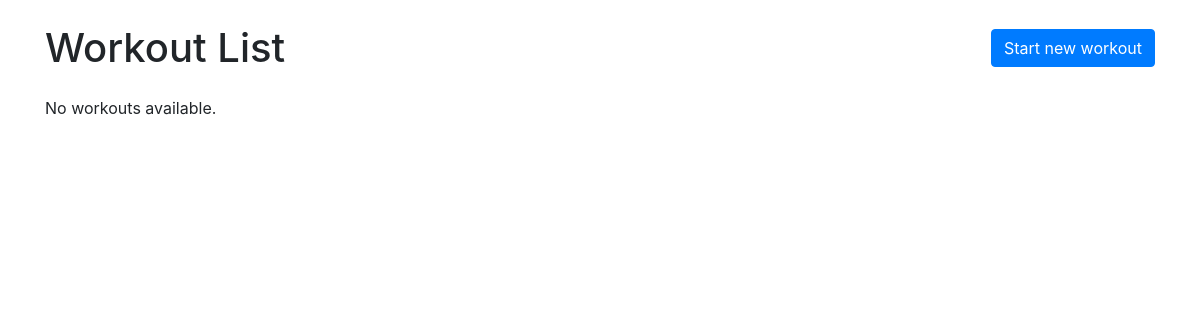
Before: /gym/workouts/ with the older database file.
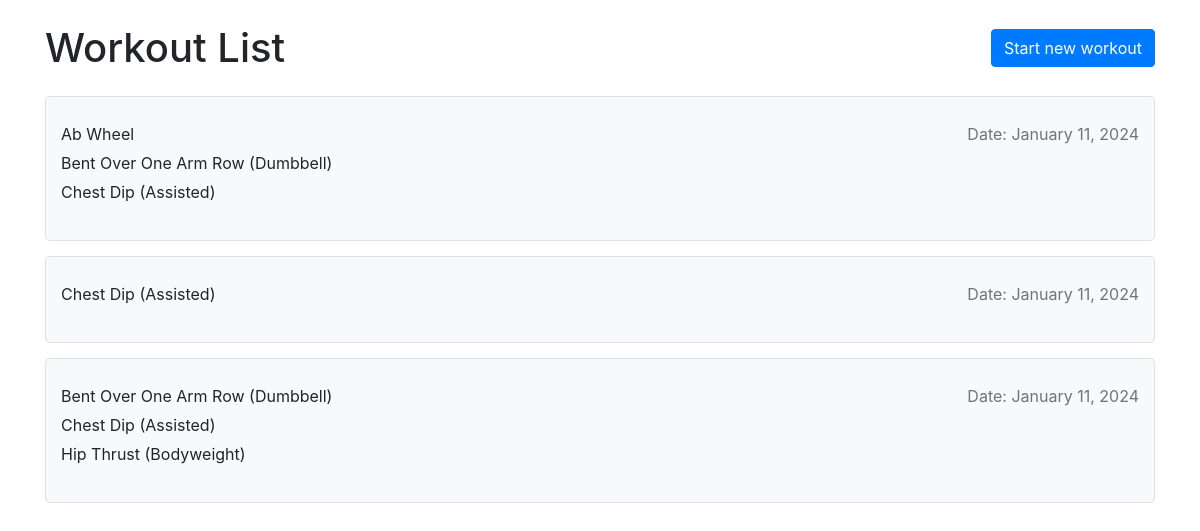
After: the same page with the newer database file.
### gym/models.py (models this page shows, shortened)
class Exercise(models.Model):
    id = models.BigAutoField(primary_key=True)
    name = models.CharField(max_length=60)
    description = models.TextField()
    CATEGORY_CHOICES = [
        ('Barbell', 'barbell'),
        ('Dumbbell', 'dumbbell'),
        ('Machine / Other', 'machine'),
        ('Weighted Bodyweight', 'weighted_bw'),
        ('Assisted Bodyweight', 'assisted_bw'),
        ('Reps Only', 'reps'),
        ('Cardio', 'cardio'),
        ('Duration', 'duration'),
    ]
    category = models.CharField(max_length=30, choices=CATEGORY_CHOICES)
    BODYPART_CHOICES = [
        ('Core', 'core'),
        ('Arms', 'arms'),
        ('Back', 'back'),
        ('Chest', 'chest'),
        ('Legs', 'legs'),
        ('Shoulders', 'shoulders'),
        ('Other', 'other'),
        ('Olympic', 'olympic'),
        ('Full Body', 'fullbody'),
        ('Cardio', 'cardio'),
    ]
    bodypart = models.CharField(max_length=30, choices=BODYPART_CHOICES)

class Workout(models.Model):
    name = models.CharField(max_length=100, blank=True)
    date_created = models.DateTimeField(auto_now_add=True)
    sets = models.ManyToManyField(Set, blank=True)
    exercises = models.ManyToManyField(Exercise, blank=True)

### gym/views.py (the view)
# urls.py: path('workouts/', WorkoutListView.as_view(), name='workout_list'),
class WorkoutListView(ListView):
    model = Workout
    template_name = 'workout_list.html'
    context_object_name = 'workouts'
    ordering = ['-date_created']

### gym/templates/workout_list.html (shortened to what this page needs)
{% extends 'base_generic.html' %}
{% load static %}
{% block head %}
    <link rel="stylesheet" href="{% static 'css/workout_list.css' %}">
{% endblock %}
{% block content %}
    <div class="d-flex justify-content-between align-items-center">
        <h1 class="mt-4 mb-4">Workout List</h1>
        <a href="{% url 'start_new_workout' %}" class="btn btn-primary">Start new workout</a>
    </div>
    {% if workouts %}
        {% for workout in workouts %}
            <div class="workout-item">
                <div class="exercise-and-date">
                    <ul class="exercise-list">
                        {% for exercise in workout.exercises.all %}
                            <li>{{ exercise.name }}</li>
                        {% endfor %}
                    </ul>
                    <p>Date: {{ workout.date_created | date:'F d, Y' }}</p>
                </div>
            </div>
        {% endfor %}
    {% else %}
        <p>No workouts available.</p>
    {% endif %}
{% endblock %}

Changed rows visible on the page:
added Workout: date_created "January 11, 2024"
now on this page (row unchanged): Exercise: name "Ab Wheel", shown under "January 11, 2024"
now on this page (row unchanged): Exercise: name "Bent Over One Arm Row (Dumbbell)"
now on this page (row unchanged): Exercise: name "Chest Dip (Assisted)"
added Workout: date_created "January 11, 2024"
added Workout: date_created "January 11, 2024"
now on this page (row unchanged): Exercise: name "Hip Thrust (Bodyweight)", shown under "January 11, 2024"
Other visible differences:
text no longer shown: "No workouts available."
